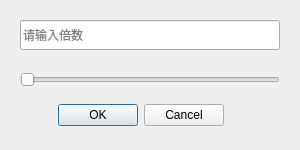
<?xml version="1.0" encoding="UTF-8"?>
<ui version="4.0">
    <class>SpeedControlWindow</class>
    <widget class="QDialog" name="SpeedControlWindow">
        <property name="geometry">
            <rect>
                <x>0</x>
                <y>0</y>
                <width>300</width>
                <height>150</height>
            </rect>
        </property>
        <property name="windowTitle">
            <string>变速</string>
        </property>
        <widget class="QLineEdit" name="textEdit_speed">
            <property name="geometry">
                <rect>
                    <x>20</x>
                    <y>20</y>
                    <width>260</width>
                    <height>30</height>
                </rect>
            </property>
            <property name="placeholderText">
                <string>请输入倍数</string>
            </property>
        </widget>
        <widget class="QDialogButtonBox" name="buttonBox">
            <property name="geometry">
                <rect>
                    <x>50</x>
                    <y>90</y>
                    <width>181</width>
                    <height>51</height>
                </rect>
            </property>
            <property name="orientation">
                <enum>Qt::Horizontal</enum>
            </property>
            <property name="standardButtons">
                <set>QDialogButtonBox::Cancel|QDialogButtonBox::Ok</set>
            </property>
            <property name="centerButtons">
                <bool>true</bool>
            </property>
        </widget>
        <widget class="QSlider" name="horizontalSlider">
            <property name="geometry">
                <rect>
                    <x>20</x>
                    <y>70</y>
                    <width>260</width>
                    <height>20</height>
                </rect>
            </property>
            <property name="orientation">
                <enum>Qt::Horizontal</enum>
            </property>
        </widget>
    </widget>
    <resources/>
    <connections>
        <connection>
            <sender>buttonBox</sender>
            <signal>accepted()</signal>
            <receiver>SpeedWindow</receiver>
            <slot>accept()</slot>
        </connection>
        <connection>
            <sender>buttonBox</sender>
            <signal>rejected()</signal>
            <receiver>SpeedWindow</receiver>
            <slot>reject()</slot>
        </connection>
    </connections>
</ui>
